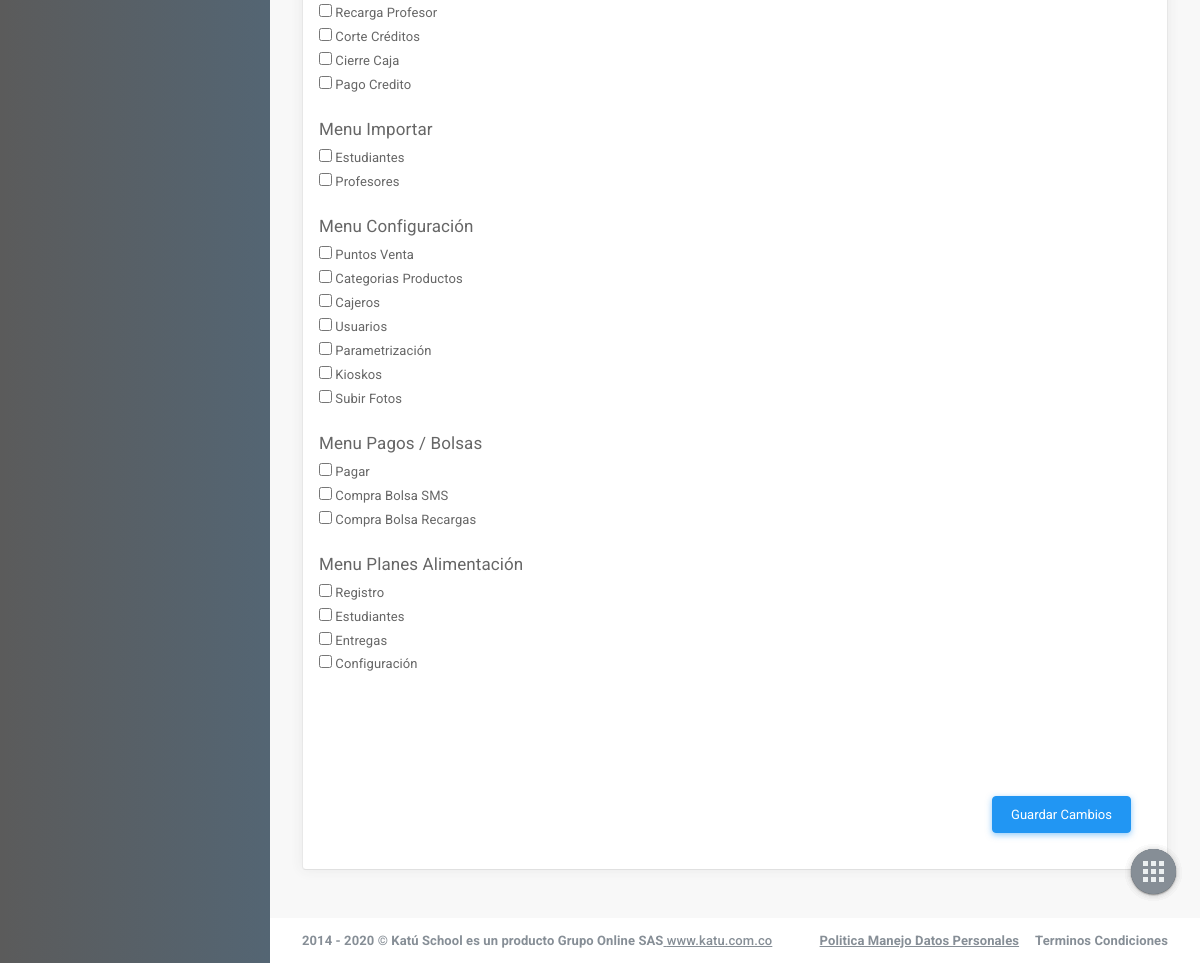
The app's page /privilegiosUsuario.php (lower part), older data.
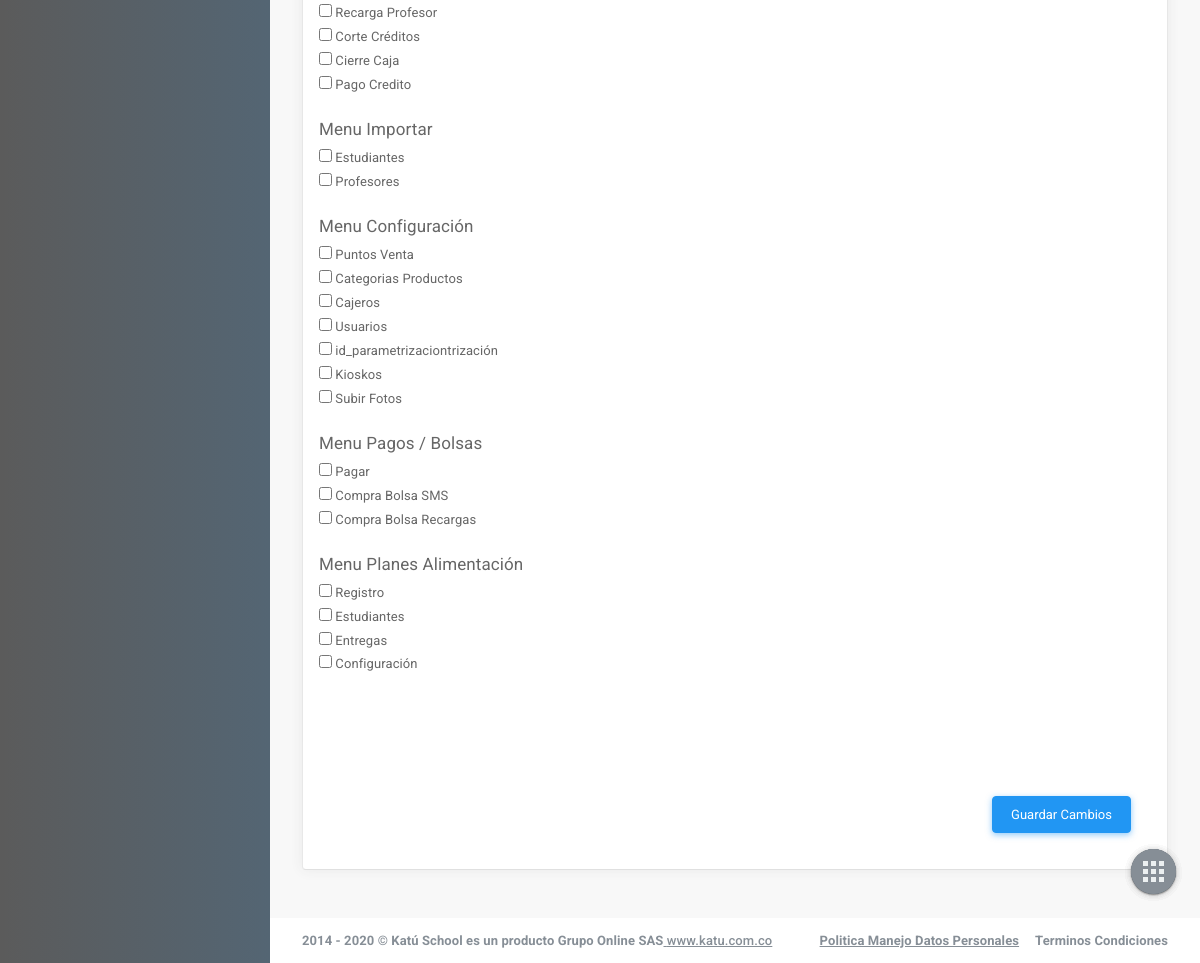
The same page, newer data.
### tables this page shows
CREATE TABLE privilegios (
	id_privilegio		int(255) auto_increment not null,
	id_modulo			int(255) not null,
	nombre_previlegio	varchar(100) not null,
	CONSTRAINT pk_previlegios PRIMARY KEY(id_privilegio),
	CONSTRAINT fk_privilegios_modulos FOREIGN KEY(id_modulo) REFERENCES modulos(id_modulo)
);

CREATE TABLE modulos (
	id_modulo		int(255) auto_increment not null,
	nombre_modulo	varchar(100) not null,
	CONSTRAINT pk_modulos PRIMARY KEY(id_modulo)
);

### include/helpers.php (called while the page is built, shortened)
<?php
	function conseguir_privilegios($conexion, $idModulo = null){
		$sql = "SELECT id_privilegio AS CODIGO, id_modulo AS CODIGO_MODULO, nombre_previlegio AS NOMBRE FROM privilegios";
		if ($idModulo != null) {
			$sql .= " WHERE id_modulo = $idModulo";
		}
		$privilegios = mysqli_query($conexion, $sql);
		$result = array();
		if ($privilegios && mysqli_num_rows($privilegios) >=1) {
			$result = $privilegios;
		}
		return $result;
	}
	function conseguir_modulos($conexion){
		$sql = "SELECT id_modulo AS CODIGO, nombre_modulo AS NOMBRE FROM modulos";
		$modulos = mysqli_query($conexion, $sql);
		$result = array();
		if ($modulos && mysqli_num_rows($modulos) >=1) {
			$result = $modulos;
		}
		return $result;
	}
?>

### privilegiosUsuario.php (the view, shortened to what this page needs)
<?php
require_once 'include/conexion.php';
require_once 'include/cabecera.php';
require_once 'include/helpers.php';
?>
                    <main id="js-page-content" role="main" class="page-content">
  <div class="row">
      <div class="col-xl-6">
          <div id="panel-1" class="panel">
              <div class="panel-container show">
                  <div class="panel-content">
                      <div class="frame-wrap">
                          <div class="demo">
<br>
<?php
  function llamar_input($nombrePrivilegio, $db, $modulo, $idPrivilegio){
    if (isset($_GET['idUsuario'])) {
      $usuarios_privilegios = conseguir_usuarios_privilegios($db, $_GET['idUsuario'], $idPrivilegio);
      if (!empty($usuarios_privilegios) && mysqli_num_rows($usuarios_privilegios) >= 1) {
        $usuario_privilegios = mysqli_fetch_assoc($usuarios_privilegios);
        if ($usuario_privilegios['MODULO'] == $modulo && $usuario_privilegios['NOMBRE_PRIVILEGIO'] == $nombrePrivilegio) {
          echo "<input type='checkbox' name='idOpcion[]'' value='".$usuario_privilegios['ID_PRIVILEGIO']."'checked='checked'> <i></i>".$nombrePrivilegio."</label><br><label>";
        }else{
          echo "<input type='checkbox' name='idOpcion[]'' value='".$idPrivilegio."'> <i></i>".$nombrePrivilegio."</label><br><label>";
        }
      }else{
        echo "<input type='checkbox' name='idOpcion[]'' value='".$idPrivilegio."'> <i></i>".$nombrePrivilegio."</label><br><label>";
      }
    }else{
      echo "<input type='checkbox' name='idOpcion[]'' value='".$idPrivilegio."'> <i></i>".$nombrePrivilegio."</label><br><label>";
    }
  }
?>
<form id="form1" name="form1" method="POST" action="guardarPrivilegios.php">
<?php
$modulos = conseguir_modulos($db);
while ($modulo = mysqli_fetch_assoc($modulos)) {
	echo "<br><h4>". $modulo['NOMBRE'] ."</h4><label>";
	$privilegios = conseguir_privilegios($db, $modulo['CODIGO']);
	while($privilegio = mysqli_fetch_assoc($privilegios)){
		llamar_input($privilegio['NOMBRE'], $db, $privilegio['CODIGO_MODULO'], $privilegio['CODIGO']);
	}
}
?>
                          </div>
                          <div class="modal-footer">
                          <button type="submit" class="btn btn-info btn-primary">Guardar Cambios</button>
                          </div>
                      </div>
                  </div>
              </div>
          </div>
      </div>
</main>
                    <footer class="page-footer" role="contentinfo">
    <div class="d-flex align-items-center flex-1 text-muted">
        <span class="hidden-md-down fw-700">2014 - 2020 © Kat&uacute; School es un producto Grupo Online SAS<a href='https://www.katu.com.co' class='text-primary fw-500' title='gotbootstrap.com' target='_blank'> www.katu.com.co</a></span>
    </div>
    <div>
        <ul class="list-table m-0">
            <li><a href="https://www.katu.com.co/docs/politicaManejoDatosPersonales.pdf" target="_blank"class="text-secondary fw-700">Politica Manejo Datos Personales</a></li>
            <li class="pl-3"><a href="https://www.katu.com/docs/terminosCondiciones.pdf" class="text-secondary fw-700">Terminos Condiciones</a></li>
            </ul>
    </div>
</footer>
                </div>
            </div>
        </div>
<nav class="shortcut-menu d-none d-sm-block">
    <label for="menu_open" class="menu-open-button ">
        <span class="app-shortcut-icon d-block"></span>
    </label>
    <a href="#" class="menu-item btn" data-toggle="tooltip" data-placement="left" title="Scroll Incio">
    </a>
    <a href="salir.php" class="menu-item btn" data-toggle="tooltip" data-placement="left" title="Salir">
    </a>
    <a href="#" class="menu-item btn" data-action="app-fullscreen" data-toggle="tooltip" data-placement="left" title="Pantalla Completa">
    </a>
    <a href="#" class="menu-item btn" data-action="app-print" data-toggle="tooltip" data-placement="left" title="Imprimir Pagina">
    </a>
</nav>
    </body>
</html>

### include/cabecera.php (shortened to what this page needs)
<!DOCTYPE html>
<html lang="es">
    <head>
        <link rel="stylesheet" media="screen, print" href="css/vendors.bundle.css">
        <link rel="stylesheet" media="screen, print" href="css/app.bundle.css">
        <link rel="stylesheet" media="screen, print" href="css/datagrid/datatables/datatables.bundle.css">
    </head>
    <body class="mod-bg-1 ">
        <div class="page-wrapper">
            <div class="page-inner">
                <aside class="page-sidebar">
                </aside>
                <div class="page-content-wrapper">

Row changes from the older to the newer data that the page shows:
changed privilegios: nombre_previlegio "Parametrización" → "id_parametrizaciontrización"
